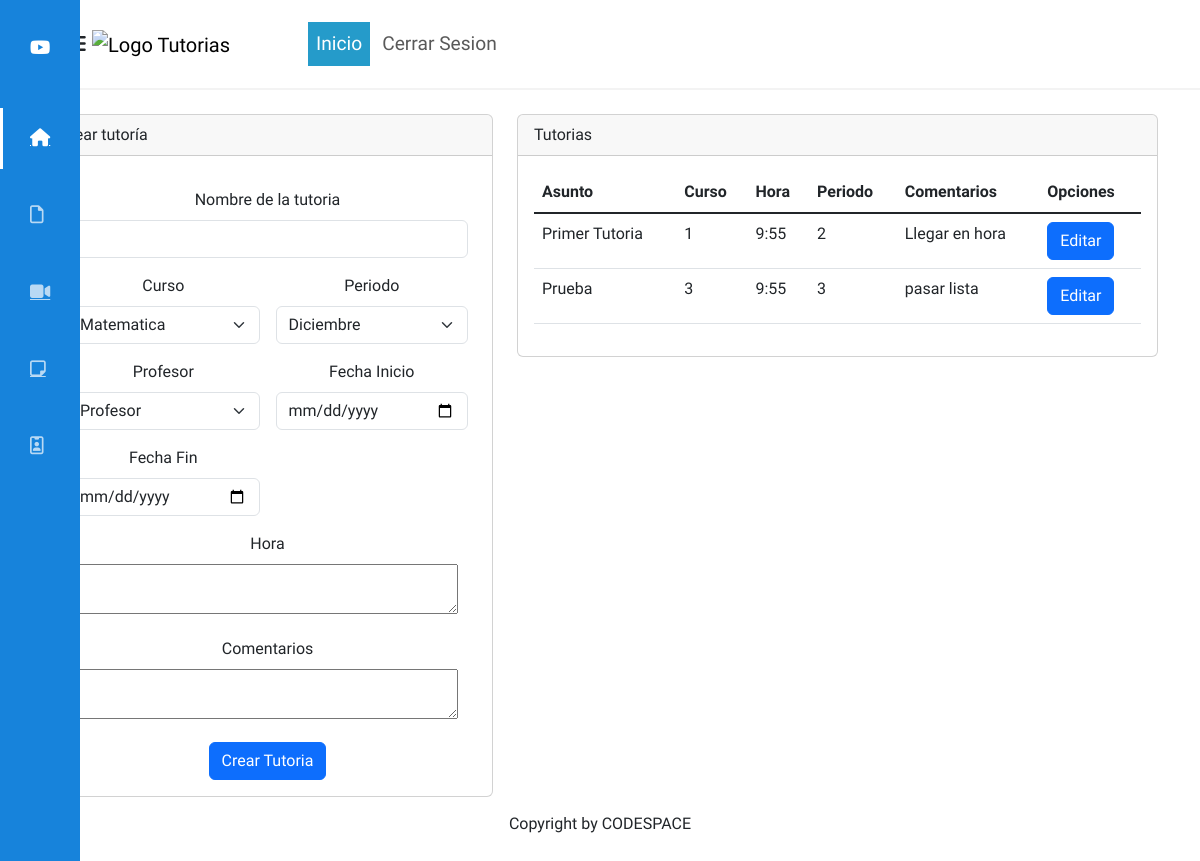
/login/admin.php, run on the app's committed database.
### tables this page shows
CREATE TABLE `tutoria` (
  `id` int(11) NOT NULL,
  `id_profe` varchar(9) NOT NULL,
  `nombre` varchar(255) NOT NULL,
  `curso` int(11) NOT NULL,
  `periodo` int(11) NOT NULL,
  `fecha_inicio` date NOT NULL,
  `fecha_fin` date NOT NULL,
  `hora` varchar(255) NOT NULL,
  `comentarios` varchar(255) NOT NULL,
  `activa` int(2) NOT NULL,
  `archivo` varchar(255) NOT NULL
);

### login/config/db.php (called while the page is built, shortened)
<?php
    class db{
        public static function conexion(){
            try {
                $PDO = new PDO("mysql:host=localhost;dbname=tutoria","root","");
                return $PDO;
            } catch (PDOException $e) {
                return $e->getMessage();
            }
        }
    }
?>

### login/config/usuariosDao.php (called while the page is built, shortened)
<?php
include "db.php";
include 'C:\xampp\htdocs\login\entidades\usuario.php';
include 'C:\xampp\htdocs\login\entidades\curso.php';
include 'C:\xampp\htdocs\login\entidades\tutoria.php';
class usuarioDao extends db
{
    protected static $cnx;
    public static function getconexion()
    {
        self::$cnx = db::conexion();
    }
public function obtenerTodosLosCursos()
{
    $query = "SELECT * FROM curso";
    $resultado = self::$cnx->query($query);
    $cursos = array();
    while ($fila = $resultado->fetch(PDO::FETCH_ASSOC)) {
        $curso = new Cursos();
        $curso->setId($fila['id']);
        $curso->setNombre($fila['nombre']);
        $cursos[] = $curso;
    }
    return $cursos;
}
public function obtenerTodosLosPeriodos()
{
    $query = "SELECT * FROM periodo";
    $resultado = self::$cnx->query($query);
    $periodos = array();
    while ($fila = $resultado->fetch(PDO::FETCH_ASSOC)) {
        $periodo = new Cursos();
        $periodo->setId($fila['id']);
        $periodo->setNombre($fila['nombre']);
        $periodos[] = $periodo;
    }
    return $periodos;
}
public function obtenerTodosLosProfesores()
{
    $query = "SELECT * FROM usuarios WHERE id_cargo = 2";
    $resultado = self::$cnx->query($query);
    $usuarios = array();
    while ($fila = $resultado->fetch(PDO::FETCH_ASSOC)) {
        $usuario = new Usuarios();
        $usuario->setCi($fila['ci']);
        $usuario->setCorreo($fila['correo']);
        $usuario->setName($fila['name']);
        $usuario->setSurname($fila['surname']);
        $usuario->setPassword($fila['password']);
        $usuario->setVerifiacion($fila['verificacion']);
        $usuario->setId_cargo($fila['id_cargo']);
        $usuarios[] = $usuario;
    }
    return $usuarios;
}
public static function obtenerTutorias()
{
    $query = "SELECT id, nombre, curso, hora, periodo, comentarios FROM tutoria";
    $resultado = self::$cnx->query($query);
    $tutorias = array();
    while ($row = $resultado->fetch(PDO::FETCH_ASSOC)) {
        $tutoria = new Tutorias();
        $tutoria->setId($row['id']);
        $tutoria->setNombre($row['nombre']);
        $tutoria->setCurso($row['curso']);
        $tutoria->setHora($row['hora']);
        $tutoria->setPeriodo($row['periodo']);
        $tutoria->setComentarios($row['comentarios']);
        $tutorias[] = $tutoria;
    }
    return $tutorias;
}
}
?>

### login/entidades/curso.php (called while the page is built)
<?php
class Cursos{
    private $id;
    private $nombre;
    public function getId(){
		return $this->id;
	}
	public function setId($id){
		$this->id = $id;
	}
	public function getNombre(){
		return $this->nombre;
	}
	public function setNombre($nombre){
		$this->nombre = $nombre;
	}
}
?>

### login/entidades/usuario.php (called while the page is built, shortened)
<?php
class Usuarios{
    private $ci;
    private $name;
    public function getCi(){
		return $this->ci;
	}
	public function setCi($ci){
		$this->ci = $ci;
	}
	public function getName(){
		return $this->name;
	}
	public function setName($name){
		$this->name = $name;
	}
}
?>

### login/entidades/tutoria.php (called while the page is built, shortened)
<?php
class Tutorias{
    private $id;
    private $nombre;
    private $curso;
    private $periodo;
    private $hora;
    private $comentarios;
    public function getId()
    {
        return $this->id;
    }
    public function setId($id): self
    {
        $this->id = $id;
        return $this;
    }
    public function getNombre()
    {
        return $this->nombre;
    }
    public function setNombre($nombre): self
    {
        $this->nombre = $nombre;
        return $this;
    }
    public function getCurso()
    {
        return $this->curso;
    }
    public function setCurso($curso): self
    {
        $this->curso = $curso;
        return $this;
    }
    public function getPeriodo()
    {
        return $this->periodo;
    }
    public function setPeriodo($periodo): self
    {
        $this->periodo = $periodo;
        return $this;
    }
    public function getHora()
    {
        return $this->hora;
    }
    public function setHora($hora): self
    {
        $this->hora = $hora;
        return $this;
    }
    public function getComentarios()
    {
        return $this->comentarios;
    }
    public function setComentarios($comentarios): self
    {
        $this->comentarios = $comentarios;
        return $this;
    }
}
?>

### login/admin.php (the view, shortened to what this page needs)
<?php
require_once("C:/xampp/htdocs/login/view/head/head.php");
include 'C:\xampp\htdocs\login\config\usuariosDao.php';
$objUsuarioDao = new usuarioDao();
$cursos = $objUsuarioDao->obtenerTodosLosCursos();
$periodos = $objUsuarioDao->obtenerTodosLosPeriodos();
$profesores = $objUsuarioDao->obtenerTodosLosProfesores();
$tutorias = $objUsuarioDao->obtenerTutorias();
?>
<nav class="navbar navbar-expand-lg bg-body-tertiary">
  <div class="container">
    <div class="menu__side veri verido" id="menu_side">
      <div class="name__page">
        <i class="fab fa-youtube"></i>
        <h4>Ututorias</h4>
      </div>
      <div class="options__menu">
        <a href="admin.php" class="selected">
          <div class="option">
            <i class="fas fa-home" title="Inicio"></i>
            <h4>Tutorias</h4>
          </div>
        </a>
        <a href="adminListarUsuarios.php">
          <div class="option">
            <i class="far fa-file" title="Usuarios"></i>
            <h4>Usuarios</h4>
          </div>
        </a>
        <a href="solicitudTutoriaA.php">
          <div class="option">
            <i class="fas fa-video" title="Cursos"></i>
            <h4>Notificaciones</h4>
          </div>
        </a>
        <a href="listado_periodo.php">
          <div class="option">
            <i class="far fa-sticky-note" title="Blog"></i>
            <h4>Mi cuenta</h4>
          </div>
        </a>
        <a href="listado_materia.php">
          <div class="option">
            <i class="far fa-id-badge" title="Contacto"></i>
            <h4>Mi Institucion</h4>
          </div>
        </a>
      </div>
    </div>
    <a class="navbar-brand" href="/login/index.php">
      <img class="logoutu"
        src="https://www.utu.edu.uy/sites/www.utu.edu.uy/files/utu/recursos/LOGO-ANEP-DGETP---2021-Fondo-Transparente.png"
        alt="Logo Tutorias">
    </a>
    <div class="collapse navbar-collapse" id="navbarSupportedContent">
      <ul class="navbar-nav me-auto mb-2 mb-lg-0">
        <li class="nav-item">
          <a class="nav-link active" aria-current="page" href="/login/index.php">Inicio</a>
        </li>
        <li class="nav-item nav-item2">
          <a class="nav-link" href="cerrar.php">Cerrar Sesion</a>
        </li>
      </ul>
    </div>
  </div>
</nav>
<br>
<div class="container">
  <div class="row">
    <div class="col-5 ">
      <div class="card ">
        <div class="card-header">
          Crear tutoría
        </div>
        <div class="card-body">
          <form class="row g-3 needs-validation crear_tutoria" action="crear_tutoria.php" method="POST" novalidate>
            <div class="col-md-12">
              <label for="validationCustom01" class="form-label">Nombre de la tutoria</label>
              <input type="text" class="form-control" id="materia" name="materia" value="" required>
            </div>
            <div class="col-md-6 ">
              <label for="validationCustom04" class="form-label">Curso</label>
              <select class="form-select" required name="curso" id="curso">
                <?php foreach ($cursos as $curso): ?>
                  <option value="<?php echo $curso->getId(); ?>"><?php echo $curso->getNombre(); ?></option>
                <?php endforeach; ?>
              </select>
            </div>
            <div class="col-md-6">
              <label for="validationCustom04" class="form-label">Periodo</label>
              <select class="form-select" id="validationCustom04" required name="periodo" id="periodo">
                <?php foreach ($periodos as $periodo): ?>
                  <option value="<?php echo $periodo->getId(); ?>"><?php echo $periodo->getNombre(); ?></option>
                <?php endforeach; ?>
              </select>
            </div>
            <div class="col-md-6">
              <label for="validationCustom04" class="form-label">Profesor</label>
              <select class="form-select" id="validationCustom04" required name="profesor" id="profesor">
                <?php foreach ($profesores as $profesor): ?>
                  <option value="<?php echo $profesor->getCi(); ?>"><?php echo $profesor->getName(); ?></option>
                <?php endforeach; ?>
              </select>
            </div>
            <div class="col-md-6">
              <label for="validationCustom01" class="form-label">Fecha Inicio</label>
              <input type="date" class="form-control" id="fecha_inicio" name="fecha_inicio" value="Mark" required>
            </div>
            <div class="col-md-6">
              <label for="validationCustom01" class="form-label">Fecha Fin</label>
              <input type="date" class="form-control" id="fecha_fin" name="fecha_fin" value="Mark" required>
            </div>
            <div class="col-md-12">
              <label for="validationCustom05" class="form-label">Hora</label><br>
              <textarea name="hora" id="hora" cols="40" rows="2"></textarea>
            </div>
            <div class="col-md-12">
              <label for="validationCustom05" class="form-label">Comentarios</label><br>
              <textarea name="comentarios" id="comentarios" cols="40" rows="2"></textarea>
            </div>
            <div class="col-12">
              <button class="btn btn-primary" type="submit">Crear Tutoria</button>
            </div>
          </form>
        </div>
      </div>
    </div>
    <div class="col-7">
    <div class="row">
        <div class="col-12">
            <div class="card ">
                <div class="card-header">
                    Tutorias
                </div>
                <div class="card-body">
                    <table class="table">
                        <thead>
                            <tr>
                                <th scope="col">Asunto</th>
                                <th scope="col">Curso</th>
                                <th scope="col">Hora</th>
                                <th scope="col">Periodo</th>
                                <th scope="col">Comentarios</th>
                                <th scope="col">Opciones</th>
                            </tr>
                        </thead>
                        <tbody class="table-group-divider">
                        <?php foreach ($tutorias as $tutoria) { ?>
            <tr>
                <td><?php echo $tutoria->getNombre(); ?></td>
                <td><?php echo $tutoria->getCurso(); ?></td>
                <td><?php echo $tutoria->getHora(); ?></td>
                <td><?php echo $tutoria->getPeriodo(); ?></td>
                <td><?php echo $tutoria->getComentarios(); ?></td>
                <td><a class="btn btn-primary" href="modificarTutoria.php?id=<?php echo $tutoria->getId(); ?>">Editar</a>
            </tr>
                        <?php } ?>
                        </tbody>
                    </table>
                </div>
            </div>
        </div>
    </div>
    </div>
    <?php
    require_once("C:/xampp/htdocs/login/view/head/footer.php");
    ?>

### login/asset/css/style.css (style rules this page uses)
* { font-family: 'Geologica', sans-serif; text-decoration: none; margin: 0; padding: 0; box-sizing: border-box; }
nav.navbar.navbar-expand-lg.bg-body-tertiary { background: #fff !important; border-bottom: 2px solid #f3f3f3; height: 90px; width: auto; }
.logoutu { width: 316px; }
li.nav-item { font-size: 1.2rem; padding: 0 2px; }
a.nav-link.active { background-color: #259bca; color: #fff !important; }
ul.navbar-nav.me-auto.mb-2.mb-lg-0 { padding: 0 20px; }
div#navbarSupportedContent { margin-left: 40px; }
.menu__side { width: 80px; height: 100%; background: #1783db; position: fixed; top: 0; left: 0; color: white; font-size: 18px; z-index: 300; overflow: hidden; overflow-y: scroll; border-right: 20px solid #1783db; transition: all 300ms cubic-bezier(0.785, 0.135, 0.15, 0.86); }
.menu__side { -ms-overflow-style: none; scrollbar-width: none; }
.name__page { padding: 20px 30px; display: flex; align-items: center; margin-top: 10px; }
.name__page i { width: 20px; margin-right: 20px; }
.options__menu { padding: 20px 30px; position: absolute; top: 80px; }
.options__menu a { color: #ffffffb2; cursor: default; display: block; position: relative; transition: color 300ms; }
.options__menu .option { padding: 20px 0px; display: flex; align-items: center; position: relative; }
.options__menu .option i { width: 20px; margin-right: 20px; cursor: pointer; }
.options__menu .option h4 { font-weight: 300; cursor: pointer; }
a.selected { color: #fff; }
.selected:before { content: ''; width: 3px; height: 80%; background: white; position: absolute; top: 10%; left: -30px; }
.crear_tutoria { margin: auto; text-align: center; }

### data on the page
tutoria: nombre "Primer Tutoria", curso "1", hora "9:55", periodo "2", comentarios "Llegar en hora"
tutoria: nombre "Prueba", curso "3", hora "9:55", periodo "3", comentarios "pasar lista"

### other printed values
form field curso "Matematica"
form field periodo "Diciembre"
form field profesor "Profesor"
